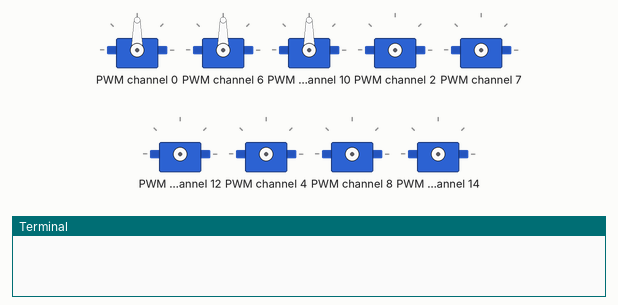
The program below on a simulated Raspberry Pi (BCM pin numbers). Shown: 9 × servo, the last lines printed to the terminal. At 16.0 s the program stops and its outputs stay as they are.

Above: at 0.1 s.
At 3.1 s:
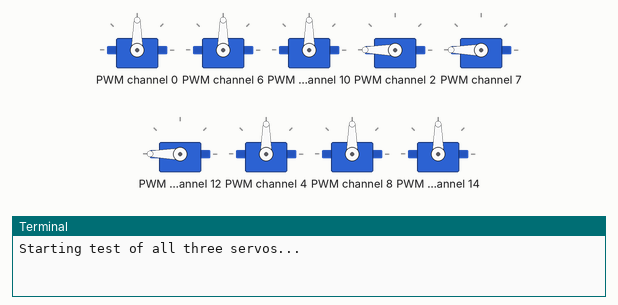
At 5.1 s:
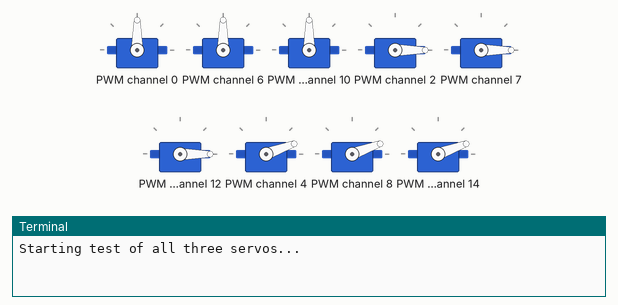
At 7.1 s:
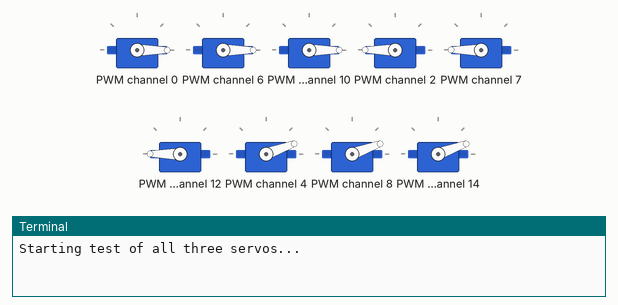
At 10.1 s:
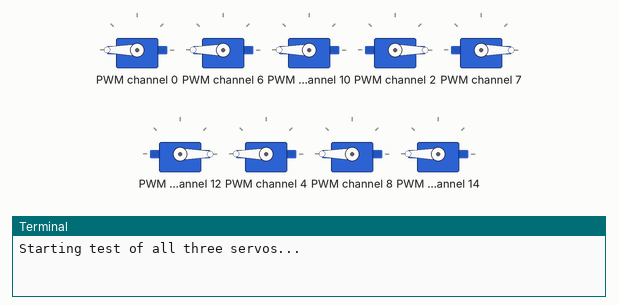
At 14.1 s:
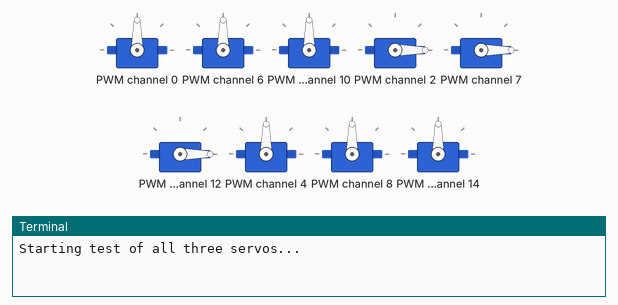
Timing chart, 0 to 16.5 s (numbered marks = the images above):
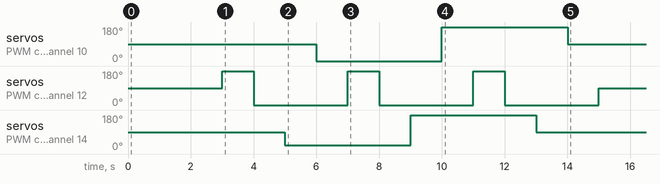

The program:

automaticTest.py
```python
# Automatic test script for multiple servos
import time
import busio
from board import SDA, SCL
from adafruit_pca9685 import PCA9685
from adafruit_motor import servo

# I2C-connection for servo control
i2c = busio.I2C(SCL, SDA)

# PCA9685 initialization
pca = PCA9685(i2c)
pca.frequency = 50  # Standard frequency for servos

# (1, 3, 5, 7, 8, 9, 11, 13 or 15)
# Eye 1
servo_1 = servo.Servo(pca.channels[0])  # up and down
servo_2 = servo.Servo(pca.channels[2])  # open and close
servo_3 = servo.Servo(pca.channels[4])  # left and right
# Eye 2
servo_4 = servo.Servo(pca.channels[6])  # up and down
servo_5 = servo.Servo(pca.channels[7])  # open and close
servo_6 = servo.Servo(pca.channels[8])  # left and right
# Eye 3
servo_7 = servo.Servo(pca.channels[10])  # up and down
servo_8 = servo.Servo(pca.channels[12])  # open and close
servo_9 = servo.Servo(pca.channels[14])  # left and right

servo_1.angle = 90  # start position for Servo 1
servo_4.angle = 90  # start position for Servo 4
servo_7.angle = 90  # start position for Servo 7
time.sleep(1)
servo_2.angle = 90  # start position for Servo 2
servo_5.angle = 90  # start position for Servo 5
servo_8.angle = 90  # start position for Servo 8
time.sleep(1)
servo_3.angle = 90  # start position for Servo 3
servo_6.angle = 90  # start position for Servo 6
servo_9.angle = 90  # start position for Servo 9
time.sleep(1)

# Movement test
print("Starting test of all three servos...")

servo_2.angle = 180
servo_5.angle = 180
servo_8.angle = 180
time.sleep(1)
servo_2.angle = 0
servo_5.angle = 0
servo_8.angle = 0
time.sleep(1)

servo_3.angle = 20
servo_6.angle = 20
servo_9.angle = 20
time.sleep(1)
servo_1.angle = 0
servo_4.angle = 0
servo_7.angle = 0
time.sleep(1)

servo_2.angle = 180
servo_5.angle = 180
servo_8.angle = 180
time.sleep(1)
servo_2.angle = 0
servo_5.angle = 0
servo_8.angle = 0
time.sleep(1)

servo_3.angle = 180
servo_6.angle = 180
servo_9.angle = 180
time.sleep(1)
servo_1.angle = 180
servo_4.angle = 180
servo_7.angle = 180
time.sleep(1)

servo_2.angle = 180
servo_5.angle = 180
servo_8.angle = 180
time.sleep(1)
servo_2.angle = 0
servo_5.angle = 0
servo_8.angle = 0
time.sleep(1)

servo_3.angle = 90
servo_6.angle = 90
servo_9.angle = 90
time.sleep(1)
servo_1.angle = 90
servo_4.angle = 90
servo_7.angle = 90
time.sleep(1)
servo_2.angle = 90
servo_5.angle = 90
servo_8.angle = 90
time.sleep(1)

print("Test completed. All servos returned to center position (90°).")
```

Measured:
- by itself, servo on PWM channel 0, servo on PWM channel 6, servo on PWM channel 10: 90° → 0° at 6.0 s, → 180° 4.0 s later, → 90° 4.0 s later
- by itself, servo on PWM channel 2, servo on PWM channel 7, servo on PWM channel 12: repeats every 4.0 s: 0° 3.0 s, 180° 1.0 s
- by itself, servo on PWM channel 4, servo on PWM channel 8, servo on PWM channel 14: 90° → 20° at 5.0 s, → 180° 4.0 s later, → 90° 4.0 s later
